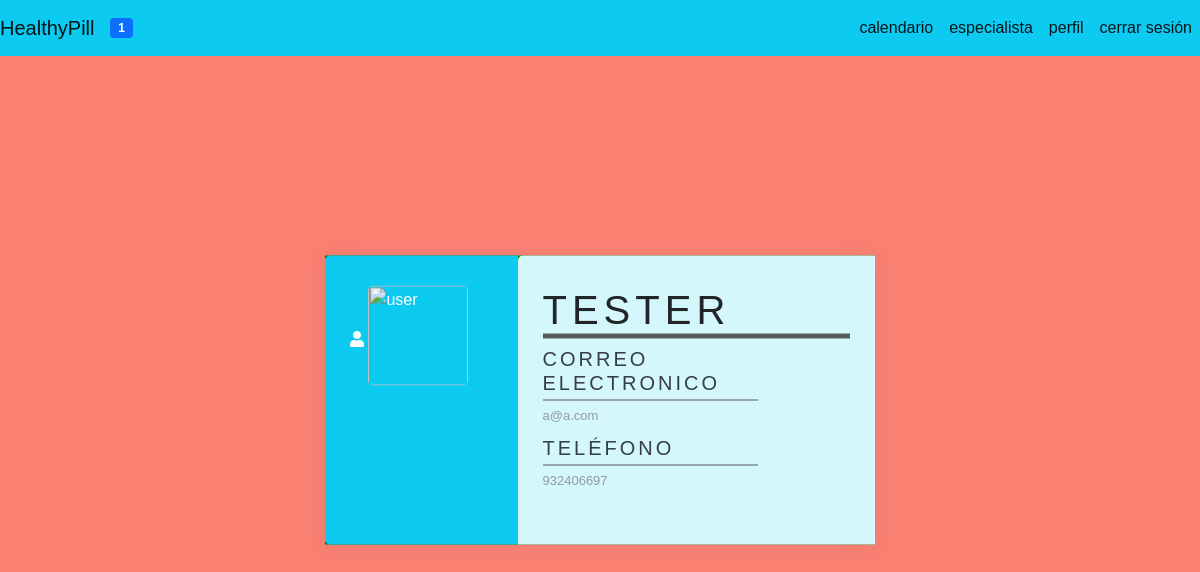
Page /base/perfil/ (signed in) on the committed database.
### HealthyPillApp/models.py (models this page shows, shortened)
class UserProfile(AbstractBaseUser, PermissionsMixin):
    username = models.CharField(max_length=255, unique=True)
    email = models.EmailField(max_length=255, unique=True)
    phone = models.CharField(max_length=12)
    is_active = models.BooleanField(default=True)
    is_staff = models.BooleanField(default=False)
    is_pacient = models.BooleanField(default=True)
    is_specialist = models.BooleanField(default=False)
    objects = UserProfileManager()
    USERNAME_FIELD = 'username'
    REQUIRED_FIELDS = ['email']

### HealthyPillApp/views.py (the view)
# urls.py: path('perfil/', perfil),
def perfil(request):
    return render(request, "HealthyPillApp/Perfil.html")

### HealthyPillApp/templatetags/custom_tags.py (called while the page is built)
@register.inclusion_tag('HealthyPillApp/show_notifications.html', takes_context=True)
def show_notifications(context):
    request_user = context['request'].user
    notifications = Notification.objects.filter(to_user=request_user).exclude(user_has_seen=True).order_by('-date')
    return {'notifications' : notifications}

### HealthyPillApp/templates/HealthyPillApp/Perfil.html (shortened to what this page needs)
{% extends 'HealthyPillApp/Base.html'%}
{% block content%}
<html lang="en" dir='' class = 'controls'"ltr">
    <head>
        <link rel='stylesheet' href='https://use.fontawesome.com/releases/v5.6.3/css/all.css'>
    </head>
    <body>
        <div class="wrapper">
            <div class="left">
                <i class="fas fa-user"></i>
                <img scr="" alt="user" width="100">
            </div>
            <div class="right">
                <h1> {{ request.user.username}} </h1>
                <div class="info">
                    <div class="data">
                        <h5>Correo Electronico</h5>
                        <p>{{request.user.email}}</p>
                    </div>
                    <div class="data">
                        <h5>Teléfono</h5>
                        <p>{{request.user.phone}}</p>
                    </div>
                </div>
            </div>
        </div>
    </body>
</html>
{% endblock %}

### HealthyPillApp/templates/HealthyPillApp/Perfil.html (style rules this page uses)
* { margin: 0; padding:0; box-sizing: border-box; list-style: none; font-family: arial; }
body { font-family: arial; }
.wrapper { background-color: green; position: absolute; top:50%; left: 50%; transform: translate(-50%,-50%); width:550px; display: flex; box-shadow: 0 1px 20px 0 rgba(69,90,100,0.08); vertical-align: middle; }
.wrapper .left { background-color: #0dcaf0; width:35%; padding: 30px 25px; border-top-left-radius: 5px; border-bottom-left-radius: 5px; color:#fff; vertical-align: middle; }
.wrapper .left img { margin-bottom: 10px; border-radius: 5px; vertical-align: middle; }
.wrapper .right { width:65%; background:#D4F7FC; border-top-left-radius: 5px; border-bottom-left-radius: 1px; padding: 30px 25px; }
.wrapper .right h1 { text-transform: uppercase; letter-spacing: 5px; border-bottom: 5px solid #5A5A5A; }
.wrapper .right .info { margin-bottom: 25px; }
.wrapper .right .info h5 { margin-bottom: 15px; padding-bottom: 5px; border-bottom: 1px solid #5A5A5A; color: #353c4e; text-transform: uppercase; letter-spacing: 3px; }
.wrapper .right .info .data { width: 70% }
.wrapper .right .info .data h5 { color: #353c4e; margin-bottom: 5px; }
.wrapper .right .info .data p { color: #919aa3; margin-bottom: 10px; font-size: 13px; }
.wrapper .data p { color: #919aa3; margin-bottom: 10px; font-size: 13px; }

### rows in the picture
UserProfile: user.username "TESTER", user.email "a@a.com", user.phone "932406697"

### other values in the picture
{{ notifications.count }} "1"
